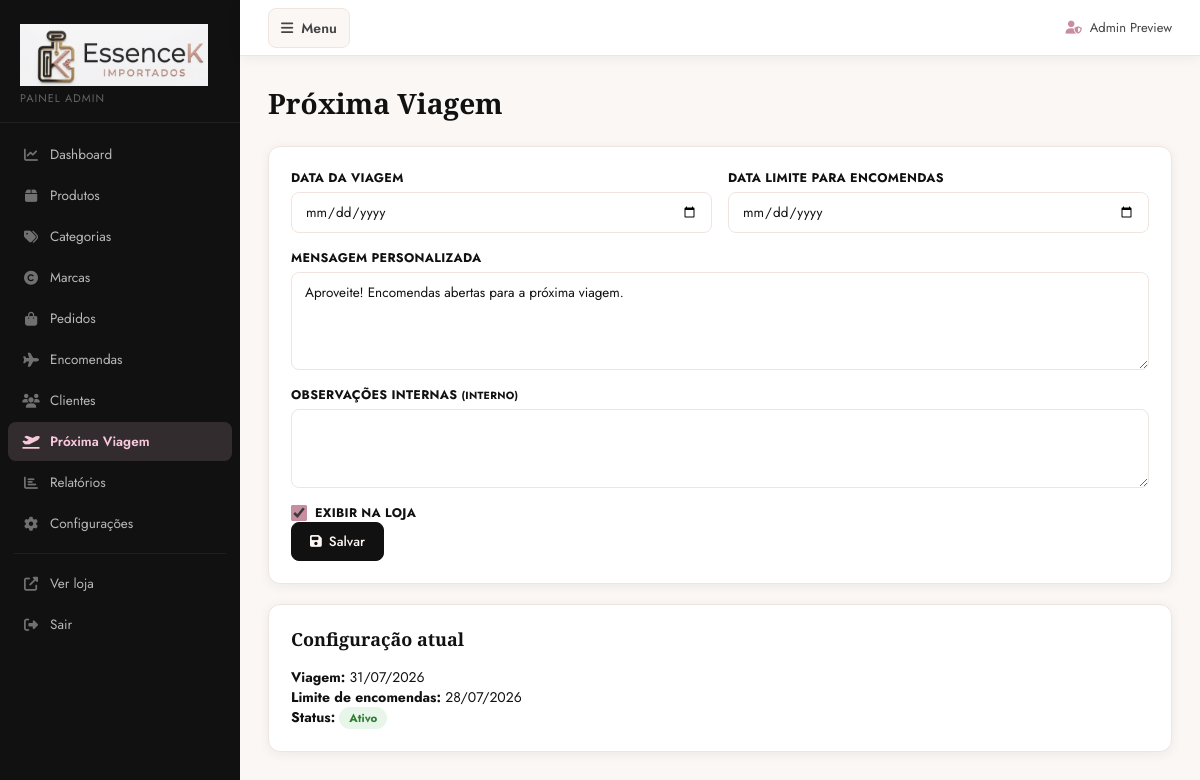
Page /painel/proxima-viagem/ (signed in) on the committed database.
### accounts/models.py (models this page shows, shortened)
class User(AbstractUser):
    email = models.EmailField('E-mail', unique=True)
    full_name = models.CharField('Nome completo', max_length=200)
    cpf = models.CharField('CPF', max_length=11, unique=True, null=True, blank=True)
    cpf_encrypted = EncryptedCharField('CPF criptografado', max_length=200, blank=True, default='')
    whatsapp = models.CharField('Telefone', max_length=11, unique=True, null=True, blank=True)
    whatsapp_encrypted = EncryptedCharField('Telefone criptografado', max_length=200, blank=True, default='')
    cep = models.CharField('CEP', max_length=9, blank=True)
    address = models.CharField('Endereço', max_length=255, blank=True)
    address_number = models.CharField('Número', max_length=20, blank=True)
    address_complement = models.CharField('Complemento', max_length=100, blank=True)
    neighborhood = models.CharField('Bairro', max_length=100, blank=True)
    city = models.CharField('Cidade', max_length=100, blank=True)
    state = models.CharField('Estado', max_length=2, blank=True)
    class Meta:
        verbose_name = 'Usuário'
        verbose_name_plural = 'Usuários'
        constraints = [
            models.UniqueConstraint(Lower('email'), name='accounts_user_email_ci_unique'),
        ]
    REQUIRED_FIELDS = ['email', 'full_name']

### core/models.py (models this page shows, shortened)
class NextTrip(models.Model):
    trip_date = models.DateField('Data da viagem')
    order_deadline = models.DateField('Data limite para encomendas')
    message = models.TextField('Mensagem personalizada', blank=True)
    is_active = models.BooleanField('Ativo', default=True)
    notes = models.TextField('Observações internas', blank=True)
    created_at = models.DateTimeField(auto_now_add=True)
    updated_at = models.DateTimeField(auto_now=True)
    class Meta:
        verbose_name = 'Próxima viagem'
        verbose_name_plural = 'Próximas viagens'
        ordering = ['-trip_date']

### dashboard/views.py (the view)
# urls.py: path('proxima-viagem/', views.next_trip_edit, name='next_trip'),
@staff_member_required(login_url='/conta/entrar/')
def next_trip_edit(request):
    trip = NextTrip.objects.filter(is_active=True).first()
    if request.method == 'POST':
        form = NextTripForm(request.POST, instance=trip)
        if form.is_valid():
            form.save()
            messages.success(request, 'Próxima viagem atualizada!')
            return redirect('dashboard:next_trip')
    else:
        form = NextTripForm(instance=trip)
    return render(request, 'dashboard/next_trip.html', {'form': form, 'trip': trip})

### core/forms.py
class NextTripForm(forms.ModelForm):
    class Meta:
        model = NextTrip
        fields = ['trip_date', 'order_deadline', 'message', 'is_active', 'notes']
        widgets = {
            'trip_date': forms.DateInput(attrs={'type': 'date'}),
            'order_deadline': forms.DateInput(attrs={'type': 'date'}),
            'message': forms.Textarea(attrs={'rows': 4}),
            'notes': forms.Textarea(attrs={'rows': 3}),
        }

### cart/context_processors.py (called while the page is built)
def cart_count(request):
    try:
        cart = get_cart(request)
        count = cart.total_items if cart else 0
    except (AttributeError, ValueError, KeyError):
        count = 0
    return {'cart_count': count}

### cart/models.py (called while the page is built)
    @property
    def total_items(self):
        return sum(item.quantity for item in self.items.all())

### core/context_processors.py (called while the page is built)
def store_settings(request):
    try:
        settings = StoreSettings.get_settings()
    except Exception:
        settings = None
    return {'store_settings': settings}

def exchange_rate(request):
    try:
        rate = get_active_exchange_rate()
    except Exception:
        rate = None
    return {
        'current_exchange_rate': rate,
        'current_exchange_rate_updated_label': rate_updated_label(rate),
    }

### core/encryption.py (called while the page is built)
    def from_db_value(self, value, expression, connection):
        if not value:
            return ''
        try:
            return decrypt_value(value)
        except Exception:
            return value

### core/models.py (called while the page is built)
    @classmethod
    def get_settings(cls):
        obj, _ = cls.objects.get_or_create(pk=1)
        return obj

### core/services.py (called while the page is built)
def get_active_exchange_rate():
    return ExchangeRate.objects.filter(
        currency_from='USD',
        currency_to='BRL',
        is_active=True,
    ).order_by('-updated_at').first()

def rate_updated_label(rate_obj):
    if not rate_obj:
        return ''
    local_time = timezone.localtime(rate_obj.updated_at)
    return local_time.strftime('%d/%m/%Y às %H:%M')

### templates/dashboard/next_trip.html (shortened to what this page needs)
{% extends 'dashboard/base_dashboard.html' %}
{% load widget_tweaks %}
{% block content %}
<div class="dash-page-header"><h1>Próxima Viagem</h1></div>
<div class="dash-card">
  <form method="post" class="dash-form">
    <div class="form-row">
      <div class="form-group">
        <label>{{ form.trip_date.label }}</label>
        {% render_field form.trip_date class="dash-input" %}
      </div>
      <div class="form-group">
        <label>{{ form.order_deadline.label }}</label>
        {% render_field form.order_deadline class="dash-input" %}
      </div>
      <div class="form-group full">
        <label>{{ form.message.label }}</label>
        {% render_field form.message class="dash-textarea" %}
      </div>
      <div class="form-group full">
        <label>{{ form.notes.label }} <small>(interno)</small></label>
        {% render_field form.notes class="dash-textarea" %}
      </div>
      <div class="form-group">
        <label class="toggle-label">
          {% render_field form.is_active %}
          Exibir na loja
        </label>
      </div>
    </div>
    <button type="submit" class="btn-dash btn-dash-primary"><i class="fas fa-save"></i> Salvar</button>
  </form>
</div>
{% if trip %}
<div class="dash-card mt-2">
  <h3>Configuração atual</h3>
  <p><strong>Viagem:</strong> {{ trip.trip_date|date:"d/m/Y" }}</p>
  <p><strong>Limite de encomendas:</strong> {{ trip.order_deadline|date:"d/m/Y" }}</p>
  <p><strong>Status:</strong> {% if trip.is_active %}<span class="badge-active">Ativo</span>{% else %}<span class="badge-inactive">Inativo</span>{% endif %}</p>
</div>
{% endif %}
{% endblock %}

### templates/dashboard/base_dashboard.html (shortened to what this page needs)
<!DOCTYPE html>
<html lang="pt-BR">
<head>
  <link rel="stylesheet" href="https://cdnjs.cloudflare.com/ajax/libs/font-awesome/6.5.0/css/all.min.css">
  {% load static %}
  <link rel="stylesheet" href="{% static 'css/dashboard.css' %}">
</head>
<body class="dashboard-body">
<div class="dashboard-layout">
  <aside class="dash-sidebar" id="dashSidebar">
    <div class="dash-brand">
      <img src="{% static 'img/brand/essence-k-logo-official-horizontal.png' %}" alt="Essence K Importados" class="dash-brand-logo">
      <span class="dash-sub">Painel Admin</span>
    </div>
    <nav class="dash-nav">
      <a href="{% url 'dashboard:home' %}" class="dash-nav-item {% if request.resolver_match.url_name == 'home' %}active{% endif %}">
        <i class="fas fa-chart-line"></i> Dashboard
      </a>
      <a href="{% url 'dashboard:products' %}" class="dash-nav-item {% if 'product' in request.resolver_match.url_name %}active{% endif %}">
        <i class="fas fa-box"></i> Produtos
      </a>
      <a href="{% url 'dashboard:categories' %}" class="dash-nav-item {% if 'categor' in request.resolver_match.url_name %}active{% endif %}">
        <i class="fas fa-tags"></i> Categorias
      </a>
      <a href="{% url 'dashboard:brands' %}" class="dash-nav-item {% if 'brand' in request.resolver_match.url_name %}active{% endif %}">
        <i class="fas fa-copyright"></i> Marcas
      </a>
      <a href="{% url 'dashboard:orders' %}" class="dash-nav-item {% if 'order' in request.resolver_match.url_name %}active{% endif %}">
        <i class="fas fa-shopping-bag"></i> Pedidos
      </a>
      <a href="{% url 'dashboard:pre_orders' %}" class="dash-nav-item {% if 'pre_order' in request.resolver_match.url_name %}active{% endif %}">
        <i class="fas fa-plane"></i> Encomendas
      </a>
      <a href="{% url 'dashboard:customers' %}" class="dash-nav-item {% if 'customer' in request.resolver_match.url_name %}active{% endif %}">
        <i class="fas fa-users"></i> Clientes
      </a>
      <a href="{% url 'dashboard:next_trip' %}" class="dash-nav-item {% if 'next_trip' in request.resolver_match.url_name %}active{% endif %}">
        <i class="fas fa-plane-departure"></i> Próxima Viagem
      </a>
      <a href="{% url 'dashboard:reports' %}" class="dash-nav-item {% if 'report' in request.resolver_match.url_name %}active{% endif %}">
        <i class="fas fa-chart-bar"></i> Relatórios
      </a>
      <a href="{% url 'dashboard:settings' %}" class="dash-nav-item {% if 'setting' in request.resolver_match.url_name %}active{% endif %}">
        <i class="fas fa-cog"></i> Configurações
      </a>
      <div class="dash-divider"></div>
      <a href="{% url 'home' %}" class="dash-nav-item" target="_blank" rel="noopener">
        <i class="fas fa-external-link-alt"></i> Ver loja
      </a>
      <a href="{% url 'logout' %}" class="dash-nav-item">
        <i class="fas fa-sign-out-alt"></i> Sair
      </a>
    </nav>
  </aside>
  <div class="dash-main">
    <header class="dash-header">
      <button class="sidebar-toggle" id="sidebarToggle" aria-controls="dashSidebar" aria-expanded="false">
        <i class="fas fa-bars"></i>
        <span>Menu</span>
      </button>
      <div class="dash-header-right">
        <span class="dash-user"><i class="fas fa-user-shield"></i> {{ request.user.full_name|default:request.user.username }}</span>
      </div>
    </header>
    <div class="dash-content">
      {% block content %}{% endblock %}
    </div>
  </div>
</div>
{% load static %}
</body>
</html>

### rows in the picture
User: user.full_name "Admin Preview"
NextTrip: message "Aproveite! Encomendas abertas para a próxima viagem.", is_active "☑", trip_date "31/07/2026", order_deadline "28/07/2026"
